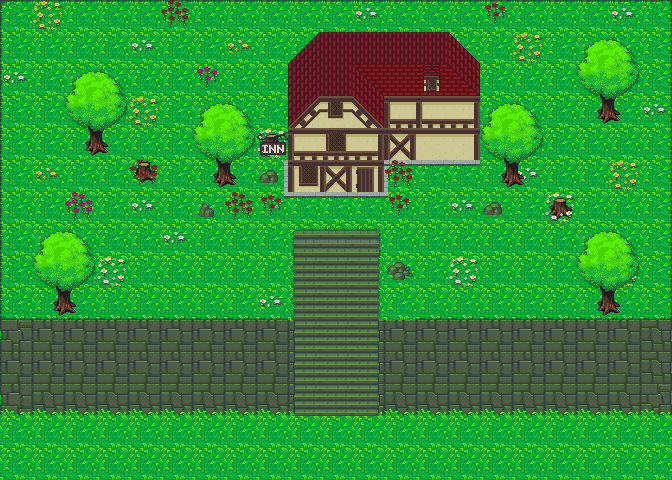

The image is a tile-based game level rendered from a .tmx file. Its description and complete source (layers, tilesets, objects, tile grids) follow:
An orthogonal 21x15 tile map with 32x32 px tiles, 5 tile layers (Tile Layer 1, Tile Layer 2, Tile Layer 3, Tile Layer 4, ...), 2 tilesets and 18 objects.

<map version="1.0" orientation="orthogonal" renderorder="right-down" width="21" height="15" tilewidth="32" tileheight="32" nextobjectid="24">
 <tileset firstgid="1" name="Village" tilewidth="32" tileheight="32" tilecount="110" columns="10">
  <image source="../Textures/town_forest_tiles.png" width="320" height="352" />
 </tileset>
 <tileset firstgid="111" name="Village2" tilewidth="32" tileheight="32" tilecount="667" columns="23">
  <image source="../Textures/32x32_map_tile v3.1 [MARGINLESS].png" width="736" height="928" />
 </tileset>
 <layer name="Tile Layer 1" width="21" height="15">
  <data encoding="csv">
134,135,135,135,135,135,135,135,135,135,135,135,135,135,135,135,135,135,135,135,136,
157,158,158,158,158,158,158,158,158,158,158,158,158,158,158,158,158,158,158,158,159,
157,158,158,158,158,158,158,158,158,158,158,158,158,158,158,158,158,158,158,158,159,
157,158,158,158,158,158,158,158,158,158,158,158,158,158,158,158,158,158,158,158,159,
157,158,158,158,158,158,158,158,158,158,158,158,158,158,158,158,158,158,158,158,159,
157,158,158,158,158,158,158,158,158,158,158,158,158,158,158,158,158,158,158,158,159,
157,158,158,158,158,158,158,158,158,158,158,158,158,158,158,158,158,158,158,158,159,
157,158,158,158,158,158,158,158,158,145,148,146,158,158,158,158,158,158,158,158,159,
157,158,158,158,158,158,158,158,158,168,171,169,158,158,158,158,158,158,158,158,159,
180,181,181,181,181,181,181,181,181,168,171,169,158,181,181,181,181,181,181,181,182,
183,184,184,184,184,184,184,184,184,260,171,261,184,184,184,184,184,184,184,184,185,
184,184,184,184,184,184,184,184,184,260,171,261,184,184,184,184,184,184,184,184,185,
206,207,207,207,207,207,207,207,207,306,171,307,207,207,207,207,207,207,207,207,208,
158,158,158,158,158,158,158,158,158,158,158,158,158,158,158,158,158,158,158,158,158,
158,158,158,158,158,158,158,158,158,158,158,158,158,158,158,158,158,158,158,158,158
</data>
 </layer>
 <layer name="Tile Layer 2" width="21" height="15">
  <data encoding="csv">
0,297,0,0,0,342,0,0,0,0,0,366,0,0,0,365,0,0,0,366,0,
0,0,0,0,366,0,0,320,0,268,292,292,292,292,271,0,297,0,0,0,0,
366,0,0,0,0,0,319,0,0,291,292,245,293,270,247,0,0,0,0,0,0,
0,0,0,0,297,0,0,0,0,314,220,317,358,358,359,0,0,0,0,0,366,
0,0,0,0,0,0,0,0,0,358,288,359,379,334,311,0,0,0,0,0,0,
0,320,0,0,318,0,0,0,0,266,379,313,0,0,0,0,366,0,0,297,0,
0,0,296,0,366,0,435,0,365,0,0,0,365,0,366,434,0,249,0,0,0,
0,0,0,0,0,366,0,0,0,0,0,0,0,0,0,0,0,0,0,0,0,
0,0,0,343,0,0,0,0,0,0,0,0,433,0,343,0,0,0,0,343,0,
0,0,0,0,0,0,0,0,366,0,0,0,0,0,0,0,0,0,0,0,0,
0,0,0,0,0,0,0,0,0,0,0,0,0,0,0,0,0,0,0,0,0,
0,0,0,0,0,0,0,0,0,0,0,0,0,0,0,0,0,0,0,0,0,
0,0,0,0,0,0,0,0,0,0,0,0,0,0,0,0,0,0,0,0,0,
0,0,0,0,0,0,0,0,0,0,0,0,0,0,0,0,0,0,0,0,0,
0,0,0,0,0,0,0,0,0,0,0,0,0,0,0,0,0,0,0,0,0
</data>
 </layer>
 <layer name="Tile Layer 3" width="21" height="15">
  <data encoding="csv">
0,0,0,0,0,0,0,0,0,0,0,0,0,0,0,0,0,0,0,0,0,
0,0,0,0,0,0,0,0,0,0,0,0,0,0,0,0,0,0,389,390,0,
0,0,389,390,0,0,0,0,0,0,0,0,0,0,0,0,0,0,387,388,0,
0,0,387,388,0,0,389,390,0,0,0,0,0,0,0,389,390,0,410,411,0,
0,0,410,411,0,0,387,388,249,0,0,0,0,0,0,387,388,0,0,0,0,
0,0,0,0,0,0,410,411,406,0,0,0,408,0,0,410,411,0,0,0,0,
0,0,0,0,0,0,0,0,429,384,384,384,431,0,0,0,0,0,0,0,0,
0,389,390,0,0,0,0,0,0,0,0,0,0,0,0,0,0,0,389,390,0,
0,387,388,0,0,0,0,0,0,0,0,0,0,0,0,0,0,0,387,388,0,
0,410,411,0,0,0,0,0,0,0,0,0,0,0,0,0,0,0,410,411,0,
0,0,0,0,0,0,0,0,0,0,0,0,0,0,0,0,0,0,0,0,0,
0,0,0,0,0,0,0,0,0,0,0,0,0,0,0,0,0,0,0,0,0,
0,0,0,0,0,0,0,0,0,0,0,0,0,0,0,0,0,0,0,0,0,
0,0,0,0,0,0,0,0,0,0,0,0,0,0,0,0,0,0,0,0,0,
0,0,0,0,0,0,0,0,0,0,0,0,0,0,0,0,0,0,0,0,0
</data>
 </layer>
 <layer name="Tile Layer 4" width="21" height="15">
  <data encoding="csv">
0,0,0,0,0,0,0,0,0,0,0,0,0,0,0,0,0,0,0,0,0,
0,0,0,0,0,0,0,0,0,0,0,0,0,0,0,0,0,0,0,0,0,
0,0,0,0,0,0,0,0,0,0,0,0,0,0,0,0,0,0,0,0,0,
0,0,0,0,0,0,0,0,0,0,0,0,0,0,0,0,0,0,0,0,0,
0,0,0,0,0,0,0,0,316,0,0,0,0,0,0,0,0,0,0,0,0,
0,0,0,0,0,0,0,0,434,0,0,0,384,384,384,0,0,0,0,0,0,
0,0,0,0,0,0,0,342,0,0,0,0,0,0,0,0,0,0,0,0,0,
0,0,0,0,0,0,0,0,0,0,0,0,0,0,0,0,0,0,0,0,0,
0,0,0,0,0,0,0,0,0,0,0,0,0,0,0,0,0,0,0,0,0,
0,0,0,0,0,0,0,0,0,0,0,0,0,0,0,0,0,0,0,0,0,
0,0,0,0,0,0,0,0,0,0,0,0,0,0,0,0,0,0,0,0,0,
0,0,0,0,0,0,0,0,0,0,0,0,0,0,0,0,0,0,0,0,0,
0,0,0,0,0,0,0,0,0,0,0,0,0,0,0,0,0,0,0,0,0,
0,0,0,0,0,0,0,0,0,0,0,0,0,0,0,0,0,0,0,0,0,
0,0,0,0,0,0,0,0,0,0,0,0,0,0,0,0,0,0,0,0,0
</data>
 </layer>
 <layer name="Tile Layer 5" width="21" height="15">
  <data encoding="csv">
0,0,0,0,0,0,0,0,0,0,0,0,0,0,0,0,0,0,0,0,0,
0,0,0,0,0,0,0,0,0,0,0,0,0,0,0,0,0,0,0,0,0,
0,0,0,0,0,0,0,0,0,0,0,0,0,0,0,0,0,0,0,0,0,
0,0,0,0,0,0,0,0,0,0,0,0,0,0,0,0,0,0,0,0,0,
0,0,0,0,0,0,0,0,0,0,0,0,0,0,0,0,0,0,0,0,0,
0,0,0,0,0,0,0,0,0,0,0,0,342,0,0,0,0,0,0,0,0,
0,0,0,0,0,0,0,0,0,0,0,0,0,0,0,0,0,0,0,0,0,
0,0,0,0,0,0,0,0,0,0,0,0,0,0,0,0,0,0,0,0,0,
0,0,0,0,0,0,0,0,0,0,0,0,0,0,0,0,0,0,0,0,0,
0,0,0,0,0,0,0,0,0,0,0,0,0,0,0,0,0,0,0,0,0,
0,0,0,0,0,0,0,0,0,0,0,0,0,0,0,0,0,0,0,0,0,
0,0,0,0,0,0,0,0,0,0,0,0,0,0,0,0,0,0,0,0,0,
0,0,0,0,0,0,0,0,0,0,0,0,0,0,0,0,0,0,0,0,0,
0,0,0,0,0,0,0,0,0,0,0,0,0,0,0,0,0,0,0,0,0,
0,0,0,0,0,0,0,0,0,0,0,0,0,0,0,0,0,0,0,0,0
</data>
 </layer>
 <objectgroup name="collision">
  <object id="3" x="250" y="270" height="5" />
  <object id="6" x="0" y="316" width="293" height="100" />
  <object id="7" x="379" y="317" width="293" height="98" />
  <object id="8" x="37" y="249">
   <polyline points="0,0 4,-13 17,-18 36,-20 44,-15 53,-1 56,12 56,28 47,32 44,40 37,42 35,53 39,56 38,62 33,64 20,65 16,61 16,53 19,45 19,38 11,35 5,32 -5,21 -5,12 -1,-3" />
  </object>
  <object id="9" x="69" y="77">
   <polyline points="0,0 2,16 -6,33 0,43 14,51 22,55 20,63 16,69 15,75 29,76 37,76 37,60 36,51 42,47 48,44 57,37 59,25 54,10 47,3 39,-2 30,-4 11,-3 2,3 0,0" />
  </object>
  <object id="10" x="202" y="107">
   <polyline points="0,0 -8,20 -10,36 -1,46 8,51 14,60 14,67 9,75 23,78 32,78 30,62 43,45 54,40 57,24 48,11 42,4 28,-4 5,-4 1,1" />
  </object>
  <object id="12" x="487" y="122">
   <polyline points="0,0 4,-13 17,-18 36,-20 44,-15 53,-1 56,12 56,28 47,32 44,40 37,42 35,53 39,56 38,62 33,64 20,65 16,61 16,53 19,45 19,38 11,35 5,32 -5,21 -5,12 -1,-3" />
  </object>
  <object id="13" x="581" y="59">
   <polyline points="0,0 4,-13 17,-18 36,-20 44,-15 53,-1 56,12 56,28 47,32 44,40 37,42 35,53 39,56 38,62 33,64 20,65 16,61 16,53 19,45 19,38 11,35 5,32 -5,21 -5,12 -1,-3" />
  </object>
  <object id="14" x="581" y="253">
   <polyline points="0,0 4,-13 17,-18 36,-20 44,-15 53,-1 56,12 56,28 47,32 44,40 37,42 35,53 39,56 38,62 33,64 20,65 16,61 16,53 19,45 19,38 11,35 5,32 -5,21 -5,12 -1,-3" />
  </object>
  <object id="15" x="390" y="262">
   <polyline points="0,0 13,-1 22,5 23,14 17,18 6,19 -4,15 -4,8 -1,0" />
  </object>
  <object id="16" x="490" y="200">
   <polyline points="0,0 -10,7 -10,16 7,19 12,2 -1,0" />
  </object>
  <object id="17" x="553" y="197">
   <polyline points="0,0 -4,12 0,22 13,20 20,17 20,12 15,3 13,-3 -1,0" />
  </object>
  <object id="18" x="199" y="200">
   <polyline points="0,0 -2,14 6,18 15,19 15,11 9,3 1,0" />
  </object>
  <object id="19" x="133" y="160">
   <polyline points="0,0 -3,13 4,26 16,21 25,13 19,6 15,-4 6,-2 -1,-2" />
  </object>
  <object id="20" x="290" y="231">
   <polyline points="0,0 0,81" />
  </object>
  <object id="21" x="379" y="231">
   <polyline points="0,0 0,84" />
  </object>
  <object id="22" x="283" y="193">
   <polyline points="0,0 4,-129 35,-159 164,-161 196,-130 198,-95 198,-30 109,-27 107,5 -1,1" />
  </object>
  <object id="23" x="280" y="130">
   <polyline points="0,0 -24,7 -22,28 2,31" />
  </object>
 </objectgroup>
</map>
